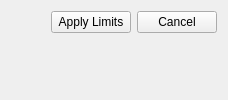
      <widget class="QWidget" name="page_5">
       <layout class="QVBoxLayout" name="verticalLayout_9">
        <item>
         <layout class="QHBoxLayout" name="horizontalLayout_24">
          <item>
           <spacer name="horizontalSpacer_5">
            <property name="orientation">
             <enum>Qt::Horizontal</enum>
            </property>
            <property name="sizeHint" stdset="0">
             <size>
              <width>40</width>
              <height>20</height>
             </size>
            </property>
           </spacer>
          </item>
          <item>
           <widget class="QPushButton" name="pushButton_autotrim_apply">
            <property name="text">
             <string>Apply Limits</string>
            </property>
           </widget>
          </item>
          <item>
           <widget class="QPushButton" name="pushButton_autotrim_cancel">
            <property name="text">
             <string>Cancel</string>
            </property>
           </widget>
          </item>
         </layout>
        </item>
        <item>
         <widget class="MatplotlibWidget" name="mplwidget_autotrim" native="true">
          <property name="sizePolicy">
           <sizepolicy hsizetype="Expanding" vsizetype="Expanding">
            <horstretch>0</horstretch>
            <verstretch>0</verstretch>
           </sizepolicy>
          </property>
          <property name="autoFillBackground">
           <bool>true</bool>
          </property>
         </widget>
        </item>
       </layout>
      </widget>
